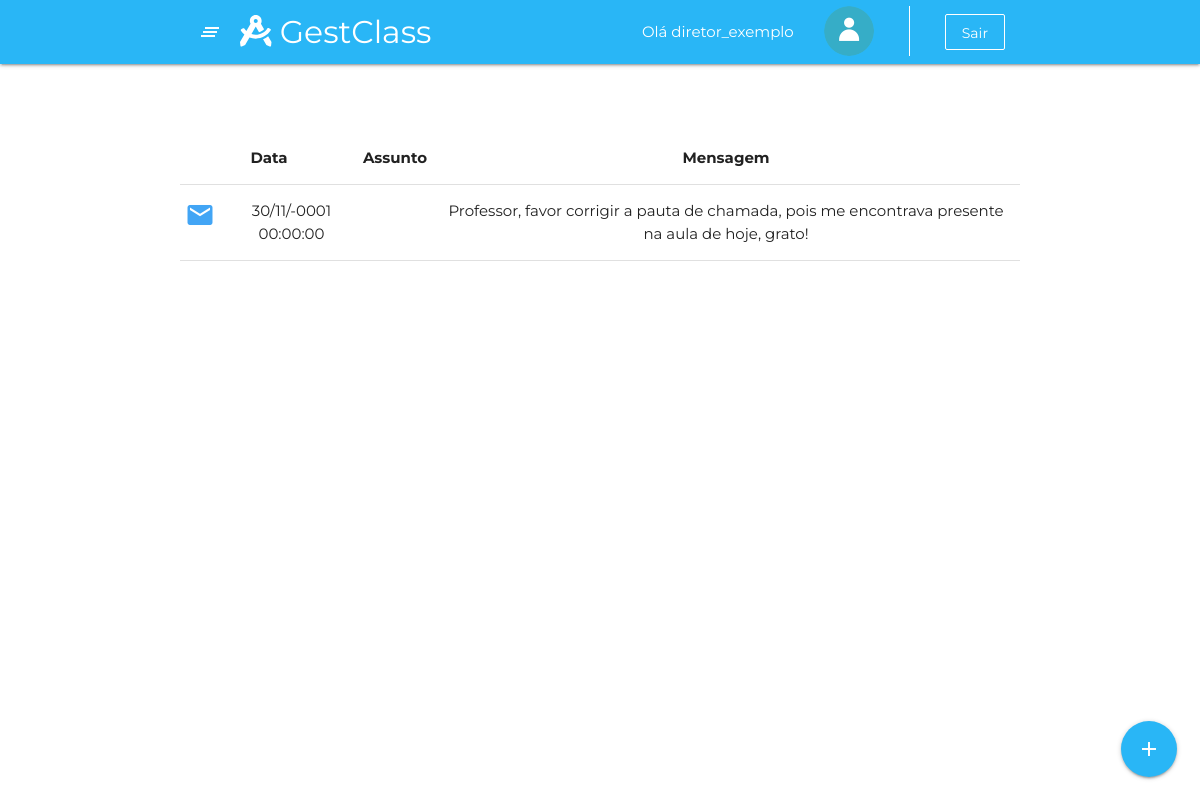
Screenshot of /mensagensProfessor.html.php (signed in) with the database file from the repository.
### tables this page shows
CREATE TABLE diretor (
	ID_diretor INTEGER NOT NULL PRIMARY KEY AUTO_INCREMENT UNIQUE,
	nome_diretor VARCHAR (50) NOT NULL,
    foto VARCHAR(255),
	cep VARCHAR (10) NOT NULL,
    numero INTEGER NOT NULL,
    complemento VARCHAR (40),
    rg VARCHAR(15) NOT NULL UNIQUE,
    cpf VARCHAR(14) NOT NULL UNIQUE,
	email VARCHAR(65) NOT NULL UNIQUE,
    senha VARCHAR(50) NOT NULL,
    celular VARCHAR(15) NOT NULL,
    telefone VARCHAR(14),
    fk_id_tipo_usuario_diretor INTEGER NOT NULL,
    fk_id_escola_diretor INTEGER NOT NULL
);

CREATE TABLE contato (
	ID_mensagem INTEGER NOT NULL PRIMARY KEY AUTO_INCREMENT UNIQUE,
    mensagem TEXT NOT NULL,
    assunto VARCHAR(50) NOT NULL,
    data_mensagem DATETIME NOT NULL,
    fk_envio_aluno_ra_aluno INTEGER,
    fk_envio_responsavel_id_responsavel INTEGER,
    fk_envio_professor_id_professor INTEGER,
    fk_envio_diretor_id_diretor INTEGER,
    fk_envio_secretario_id_secretario INTEGER,
	fk_recebimento_aluno_ra_aluno INTEGER,
    fk_recebimento_responsavel_id_responsavel INTEGER,
	fk_recebimento_professor_id_professor INTEGER,
    fk_recebimento_diretor_id_diretor INTEGER,
    fk_recebimento_secretario_id_secretario INTEGER
);

### mensagensProfessor.html.php (the view, shortened to what this page needs)
<!DOCTYPE html>
<html lang="pt">
<head>
    <link rel="stylesheet" type="text/css" href="node_modules/materialize-css/dist/css/materialize.min.css" />
    <link rel="stylesheet" type="text/css" href="css/default.css" />
    <link rel="stylesheet" type="text/css" href="css/mensagensDiretor.css" />
</head>
<body>
    <?php
    include_once 'php/conexao.php';
    $id_usuario = $_SESSION["id_usuario"];
    $id_tipo_usuario = $_SESSION["id_tipo_usuario"];
    if ($id_tipo_usuario == 1) {
        require_once 'reqMenuAdm.php';
    } else if ($id_tipo_usuario == 2) {
        require_once 'reqDiretor.php';
    } else if ($id_tipo_usuario == 3) {
        require_once 'reqHeader.php';
    } elseif ($id_tipo_usuario == 4) {
        require_once 'reqProfessor.php';
    } elseif ($id_tipo_usuario  == 5) {
        require_once 'reqAluno.php';
    } else {
        require_once 'reqPais.php';
    }
    $query_mensagem = $conn->prepare("SELECT nome_professor,fk_recebimento_professor_id_professor,data_mensagem,assunto,mensagem
    FROM professor AS P
    JOIN contato AS C ON P.id_professor = C.fk_recebimento_professor_id_professor and P.id_professor = {$id_usuario};");
    $query_mensagem->execute();
    ?>
    <div class="container"><br><br><br>
        <div id="mensagens">
            <table class="highlight centered col s12 m12 l12">
                <thead>
                    <tr>
                        <th>Data</th>
                        <th>Assunto</th>
                        <th>Mensagem</th>
                    </tr>
                </thead>
                <tbody>
                    <?php while ($mensagens = $query_mensagem->fetch(PDO::FETCH_ASSOC)) { ?>
                        <tr>
                            <td><i class="small left material-icons blue-icon hide-on-small-only">email</i>
                                <?php echo date('d/m/Y H:i:s',strtotime($mensagens["data_mensagem"])); ?></td>
                            <td><?php echo $mensagens["assunto"]; ?></td>
                            <td><?php echo $mensagens["mensagem"]; ?></td>
                        </tr>
                    <?php } ?>
                </tbody>
            </table>
        </div>
    </div>
    <div class="fixed-action-btn">
        <a class="btn-floating btn-large light-blue lighten-1">
            <i class="large material-icons">add</i>
        </a>
    </div>
    <?php require_once 'reqFooter.php' ?>

### reqDiretor.php (shortened to what this page needs)
<?php
    include_once 'php/conexao.php';
    $id_usuario = $_SESSION["id_usuario"];
    $query = $conn->prepare("select * from diretor where id_diretor=$id_usuario");
    $query->execute();
    $dados = $query->fetch(PDO::FETCH_ASSOC);
    $nomeDir = $dados['nome_diretor'];
    $nome = Explode(" ",$nomeDir);
    $nome_dir = $nome[0];
?>
<!DOCTYPE html>
<html lang="pt">
<head>
    <link rel="stylesheet" type="text/css" href="node_modules/materialize-css/dist/css/materialize.min.css" />
    <link rel="stylesheet" type="text/css" href="node_modules/@fortawesome/fontawesome-free/css/all.min.css" />
    <link rel="stylesheet" type="text/css" href="node_modules/animate.css/animate.min.css" />
    <link rel="stylesheet" type="text/css" href="node_modules/aos/dist/aos.css" />
    <link rel="stylesheet" type="text/css" href="css/menu.css" />
    <link rel="stylesheet" type="text/css" href="css/default.css" />
    <link rel="stylesheet" type="text/css" href="css/homeSecretaria.css" />
</head>
<body>
    <header>
        <div class="navbar-fixed">
            <nav class="light-blue lighten-1">
                <div class="container">
                    <div class="nav-wrapper">
                        <a href="#" data-target="slide-out" class="sidenav-trigger show-on-large"><i
                                class="material-icons">clear_all</i></a>
                        <a href="homeDiretor.html.php" class="brand-logo"><i class="fas fa-drafting-compass"></i>
                            <span class="hide-on-small-only">GestClass<span></a>
                        <ul class="right">
                            <li>
                                <a class="transparent hide-on-small-only" disable>Olá <?php echo $nome_dir?></a>
                            </li>
                            <?php if(empty($dados['foto'])){?>
                            <li>
                                <a href="perfil.html.php" class="transparent hide-on-small-only">
                                    <img class="circle icon-user" width="50px" height="50px"
                                        src="assets/imagensBanco/usuario.png">
                                </a>
                            </li>
                            <?php }?>
                            <li>
                            </li>
                            <li>
                                <a href="php/logout.php" class="btn-flat btnLight hide-on-small-only">Sair</a>
                            </li>
                        </ul>
                    </div>
                </div>
            </nav>
        </div>
    </header>

### css/default.css (style rules this page uses)
body { margin: 0; padding: 0; font-family: 'Montserrat', sans-serif !important; }
.btn-flat { transition: 0.2s; text-transform: inherit; }
.btnLight { text-transform: inherit; border: 0.5px solid #fff; color: #fff; }

### css/menu.css (style rules this page uses)
.icon-user { padding: 0; margin: 0; margin-top: 6px; }

### css/homeSecretaria.css (style rules this page uses)
.blue-icon { color: #42a5f5; }

### rows the page displays
diretor: nome_diretor "diretor_exemplo"
contato: data_mensagem "30/11/-0001 00:00:00", mensagem "Professor, favor corrigir a pauta de chamada, pois me encontrava presente na aula de hoje, grato!"
